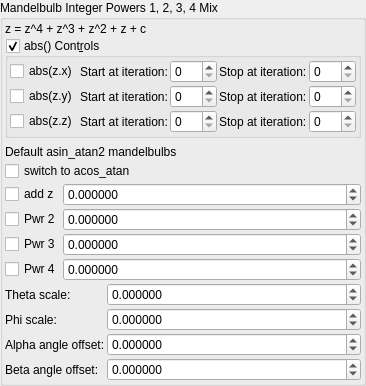
    <widget class="QGroupBox" name="groupBox">
     <property name="title">
      <string>Mandelbulb Integer Powers 1, 2, 3, 4 Mix</string>
     </property>
     <property name="checkable">
      <bool>false</bool>
     </property>
     <layout class="QVBoxLayout" name="verticalLayout_39" stretch="0,0,0,0,0">
      <property name="spacing">
       <number>2</number>
      </property>
      <property name="leftMargin">
       <number>2</number>
      </property>
      <property name="topMargin">
       <number>2</number>
      </property>
      <property name="rightMargin">
       <number>2</number>
      </property>
      <property name="bottomMargin">
       <number>2</number>
      </property>
      <item>
       <widget class="QLabel" name="label_256">
        <property name="text">
         <string>z = z^4 + z^3 + z^2 + z + c</string>
        </property>
       </widget>
      </item>
      <item>
       <widget class="MyGroupBox" name="groupCheck_transf_function_enabled_false">
        <property name="toolTip">
         <string/>
        </property>
        <property name="title">
         <string>abs() Cont&amp;rols</string>
        </property>
        <property name="checkable">
         <bool>true</bool>
        </property>
        <layout class="QVBoxLayout" name="verticalLayout_54">
         <property name="spacing">
          <number>2</number>
         </property>
         <property name="leftMargin">
          <number>2</number>
         </property>
         <property name="topMargin">
          <number>2</number>
         </property>
         <property name="rightMargin">
          <number>2</number>
         </property>
         <property name="bottomMargin">
          <number>2</number>
         </property>
         <item>
          <layout class="QGridLayout" name="gridLayout" columnstretch="0,0,0,0,0">
           <property name="verticalSpacing">
            <number>2</number>
           </property>
           <item row="3" column="0">
            <widget class="MyCheckBox" name="checkBox_transf_function_enabledAz_false">
             <property name="text">
              <string notr="true">abs(z.z)</string>
             </property>
            </widget>
           </item>
           <item row="1" column="3">
            <widget class="QLabel" name="label_250">
             <property name="text">
              <string>Stop at iteration:</string>
             </property>
            </widget>
           </item>
           <item row="2" column="2">
            <widget class="MySpinBox" name="spinboxInt_transf_start_iterations_Y">
             <property name="sizePolicy">
              <sizepolicy hsizetype="Minimum" vsizetype="Maximum">
               <horstretch>0</horstretch>
               <verstretch>0</verstretch>
              </sizepolicy>
             </property>
             <property name="maximum">
              <number>999</number>
             </property>
            </widget>
           </item>
           <item row="1" column="1">
            <widget class="QLabel" name="label_251">
             <property name="text">
              <string>Start at iteration:</string>
             </property>
            </widget>
           </item>
           <item row="1" column="0">
            <widget class="MyCheckBox" name="checkBox_transf_function_enabledAx_false">
             <property name="text">
              <string notr="true">abs(z.x)</string>
             </property>
            </widget>
           </item>
           <item row="3" column="3">
            <widget class="QLabel" name="label_255">
             <property name="text">
              <string>Stop at iteration:</string>
             </property>
            </widget>
           </item>
           <item row="2" column="0">
            <widget class="MyCheckBox" name="checkBox_transf_function_enabledAy_false">
             <property name="text">
              <string notr="true">abs(z.y)</string>
             </property>
            </widget>
           </item>
           <item row="3" column="4">
            <widget class="MySpinBox" name="spinboxInt_transf_stop_iterations_Z">
             <property name="sizePolicy">
              <sizepolicy hsizetype="Minimum" vsizetype="Maximum">
               <horstretch>0</horstretch>
               <verstretch>0</verstretch>
              </sizepolicy>
             </property>
             <property name="maximum">
              <number>999</number>
             </property>
            </widget>
           </item>
           <item row="1" column="2">
            <widget class="MySpinBox" name="spinboxInt_transf_start_iterations_X">
             <property name="sizePolicy">
              <sizepolicy hsizetype="Minimum" vsizetype="Maximum">
               <horstretch>0</horstretch>
               <verstretch>0</verstretch>
              </sizepolicy>
             </property>
             <property name="maximum">
              <number>999</number>
             </property>
            </widget>
           </item>
           <item row="1" column="4">
            <widget class="MySpinBox" name="spinboxInt_transf_stop_iterations_X">
             <property name="sizePolicy">
              <sizepolicy hsizetype="Minimum" vsizetype="Maximum">
               <horstretch>0</horstretch>
               <verstretch>0</verstretch>
              </sizepolicy>
             </property>
             <property name="maximum">
              <number>999</number>
             </property>
            </widget>
           </item>
           <item row="3" column="2">
            <widget class="MySpinBox" name="spinboxInt_transf_start_iterations_Z">
             <property name="sizePolicy">
              <sizepolicy hsizetype="Minimum" vsizetype="Maximum">
               <horstretch>0</horstretch>
               <verstretch>0</verstretch>
              </sizepolicy>
             </property>
             <property name="maximum">
              <number>999</number>
             </property>
            </widget>
           </item>
           <item row="2" column="1">
            <widget class="QLabel" name="label_252">
             <property name="text">
              <string>Start at iteration:</string>
             </property>
            </widget>
           </item>
           <item row="3" column="1">
            <widget class="QLabel" name="label_253">
             <property name="text">
              <string>Start at iteration:</string>
             </property>
            </widget>
           </item>
           <item row="2" column="4">
            <widget class="MySpinBox" name="spinboxInt_transf_stop_iterations_Y">
             <property name="sizePolicy">
              <sizepolicy hsizetype="Minimum" vsizetype="Maximum">
               <horstretch>0</horstretch>
               <verstretch>0</verstretch>
              </sizepolicy>
             </property>
             <property name="maximum">
              <number>999</number>
             </property>
            </widget>
           </item>
           <item row="2" column="3">
            <widget class="QLabel" name="label_254">
             <property name="text">
              <string>Stop at iteration:</string>
             </property>
            </widget>
           </item>
          </layout>
         </item>
        </layout>
       </widget>
      </item>
      <item>
       <layout class="QGridLayout" name="gridLayout_78" columnstretch="0,1">
        <property name="topMargin">
         <number>5</number>
        </property>
        <property name="verticalSpacing">
         <number>2</number>
        </property>
        <item row="0" column="0" rowspan="2" colspan="2">
         <widget class="QLabel" name="label_122">
          <property name="text">
           <string>Default asin_atan2 mandelbulbs</string>
          </property>
         </widget>
        </item>
        <item row="2" column="0" colspan="2">
         <widget class="MyCheckBox" name="checkBox_transf_function_enabledx_false">
          <property name="text">
           <string>switch to acos_atan</string>
          </property>
         </widget>
        </item>
       </layout>
      </item>
      <item>
       <layout class="QGridLayout" name="gridLayout_80" columnstretch="0,1">
        <property name="spacing">
         <number>2</number>
        </property>
        <item row="8" column="0">
         <widget class="MyCheckBox" name="checkBox_transf_function_enabledw">
          <property name="text">
           <string>Pwr 4</string>
          </property>
         </widget>
        </item>
        <item row="8" column="1">
         <widget class="MyDoubleSpinBox" name="spinbox4_transf_offset_1111_w">
          <property name="sizePolicy">
           <sizepolicy hsizetype="Minimum" vsizetype="Maximum">
            <horstretch>0</horstretch>
            <verstretch>0</verstretch>
           </sizepolicy>
          </property>
          <property name="prefix">
           <string/>
          </property>
          <property name="suffix">
           <string/>
          </property>
          <property name="decimals">
           <number>6</number>
          </property>
          <property name="minimum">
           <double>-36000.000000000000000</double>
          </property>
          <property name="maximum">
           <double>36000.000000000000000</double>
          </property>
          <property name="singleStep">
           <double>0.100000000000000</double>
          </property>
         </widget>
        </item>
        <item row="5" column="1">
         <widget class="MyDoubleSpinBox" name="spinbox4_transf_offset_1111_x">
          <property name="sizePolicy">
           <sizepolicy hsizetype="Minimum" vsizetype="Maximum">
            <horstretch>0</horstretch>
            <verstretch>0</verstretch>
           </sizepolicy>
          </property>
          <property name="prefix">
           <string/>
          </property>
          <property name="suffix">
           <string/>
          </property>
          <property name="decimals">
           <number>6</number>
          </property>
          <property name="minimum">
           <double>-99.998999999999995</double>
          </property>
          <property name="maximum">
           <double>99.998999999999995</double>
          </property>
          <property name="singleStep">
           <double>0.100000000000000</double>
          </property>
         </widget>
        </item>
        <item row="5" column="0">
         <widget class="MyCheckBox" name="checkBox_transf_function_enabledx">
          <property name="text">
           <string>add z</string>
          </property>
         </widget>
        </item>
        <item row="6" column="1">
         <widget class="MyDoubleSpinBox" name="spinbox4_transf_offset_1111_y">
          <property name="sizePolicy">
           <sizepolicy hsizetype="Minimum" vsizetype="Maximum">
            <horstretch>0</horstretch>
            <verstretch>0</verstretch>
           </sizepolicy>
          </property>
          <property name="prefix">
           <string/>
          </property>
          <property name="suffix">
           <string/>
          </property>
          <property name="decimals">
           <number>6</number>
          </property>
          <property name="minimum">
           <double>-99.998999999999995</double>
          </property>
          <property name="maximum">
           <double>99.998999999999995</double>
          </property>
          <property name="singleStep">
           <double>0.100000000000000</double>
          </property>
         </widget>
        </item>
        <item row="6" column="0">
         <widget class="MyCheckBox" name="checkBox_transf_function_enabledy">
          <property name="text">
           <string>Pwr 2</string>
          </property>
         </widget>
        </item>
        <item row="7" column="0">
         <widget class="MyCheckBox" name="checkBox_transf_function_enabledz">
          <property name="text">
           <string>Pwr 3</string>
          </property>
         </widget>
        </item>
        <item row="7" column="1">
         <widget class="MyDoubleSpinBox" name="spinbox4_transf_offset_1111_z">
          <property name="sizePolicy">
           <sizepolicy hsizetype="Minimum" vsizetype="Maximum">
            <horstretch>0</horstretch>
            <verstretch>0</verstretch>
           </sizepolicy>
          </property>
          <property name="prefix">
           <string/>
          </property>
          <property name="suffix">
           <string/>
          </property>
          <property name="decimals">
           <number>6</number>
          </property>
          <property name="minimum">
           <double>-36000.000000000000000</double>
          </property>
          <property name="maximum">
           <double>36000.000000000000000</double>
          </property>
          <property name="singleStep">
           <double>0.100000000000000</double>
          </property>
         </widget>
        </item>
       </layout>
      </item>
      <item>
       <layout class="QGridLayout" name="gridLayout_76" columnstretch="0,1">
        <property name="spacing">
         <number>2</number>
        </property>
        <item row="0" column="1">
         <widget class="MyDoubleSpinBox" name="spinbox_transf_scaleA_1">
          <property name="sizePolicy">
           <sizepolicy hsizetype="Minimum" vsizetype="Maximum">
            <horstretch>0</horstretch>
            <verstretch>0</verstretch>
           </sizepolicy>
          </property>
          <property name="prefix">
           <string/>
          </property>
          <property name="suffix">
           <string/>
          </property>
          <property name="decimals">
           <number>6</number>
          </property>
          <property name="minimum">
           <double>-99.998999999999995</double>
          </property>
          <property name="maximum">
           <double>99.998999999999995</double>
          </property>
          <property name="singleStep">
           <double>0.100000000000000</double>
          </property>
         </widget>
        </item>
        <item row="1" column="0">
         <widget class="QLabel" name="label_121">
          <property name="text">
           <string>Phi scale:</string>
          </property>
         </widget>
        </item>
        <item row="3" column="0">
         <widget class="QLabel" name="label_293">
          <property name="text">
           <string>Beta angle offset:</string>
          </property>
         </widget>
        </item>
        <item row="3" column="1">
         <widget class="MyDoubleSpinBox" name="spinboxd_beta_angle_offset">
          <property name="sizePolicy">
           <sizepolicy hsizetype="Minimum" vsizetype="Maximum">
            <horstretch>0</horstretch>
            <verstretch>0</verstretch>
           </sizepolicy>
          </property>
          <property name="prefix">
           <string/>
          </property>
          <property name="suffix">
           <string/>
          </property>
          <property name="decimals">
           <number>6</number>
          </property>
          <property name="minimum">
           <double>-36000.000000000000000</double>
          </property>
          <property name="maximum">
           <double>36000.000000000000000</double>
          </property>
          <property name="singleStep">
           <double>0.100000000000000</double>
          </property>
         </widget>
        </item>
        <item row="0" column="0">
         <widget class="QLabel" name="label_120">
          <property name="text">
           <string>Theta scale:</string>
          </property>
         </widget>
        </item>
        <item row="2" column="1">
         <widget class="MyDoubleSpinBox" name="spinboxd_alpha_angle_offset">
          <property name="sizePolicy">
           <sizepolicy hsizetype="Minimum" vsizetype="Maximum">
            <horstretch>0</horstretch>
            <verstretch>0</verstretch>
           </sizepolicy>
          </property>
          <property name="prefix">
           <string/>
          </property>
          <property name="suffix">
           <string/>
          </property>
          <property name="decimals">
           <number>6</number>
          </property>
          <property name="minimum">
           <double>-36000.000000000000000</double>
          </property>
          <property name="maximum">
           <double>36000.000000000000000</double>
          </property>
          <property name="singleStep">
           <double>0.100000000000000</double>
          </property>
         </widget>
        </item>
        <item row="1" column="1">
         <widget class="MyDoubleSpinBox" name="spinbox_transf_scaleB_1">
          <property name="sizePolicy">
           <sizepolicy hsizetype="Minimum" vsizetype="Maximum">
            <horstretch>0</horstretch>
            <verstretch>0</verstretch>
           </sizepolicy>
          </property>
          <property name="prefix">
           <string/>
          </property>
          <property name="suffix">
           <string/>
          </property>
          <property name="decimals">
           <number>6</number>
          </property>
          <property name="minimum">
           <double>-99.998999999999995</double>
          </property>
          <property name="maximum">
           <double>99.998999999999995</double>
          </property>
          <property name="singleStep">
           <double>0.100000000000000</double>
          </property>
         </widget>
        </item>
        <item row="2" column="0">
         <widget class="QLabel" name="label_292">
          <property name="text">
           <string>Alpha angle offset:</string>
          </property>
         </widget>
        </item>
       </layout>
      </item>
     </layout>
    </widget>
